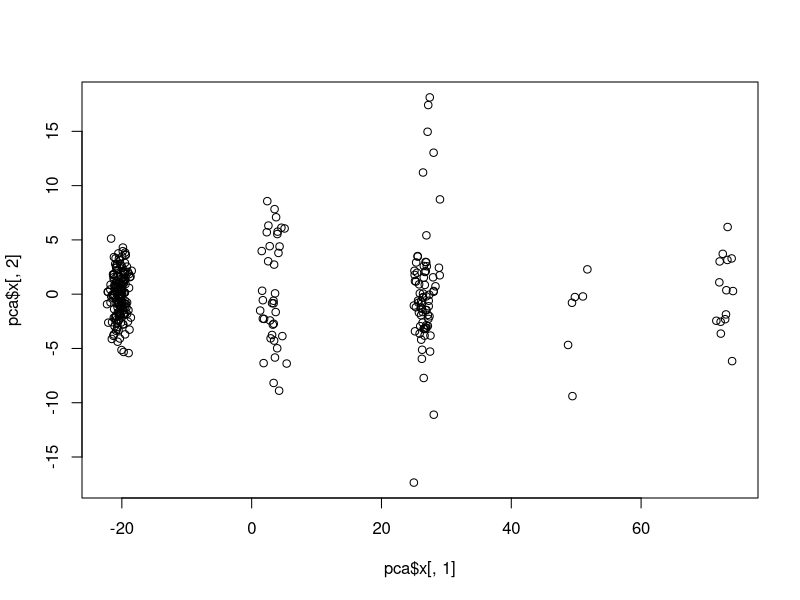

Source code (R): (Note: this script raises an error after producing the figure.)
mydata=read.table("PCA_ped.txt", header=T)
UIdx=which(mydata[,3]==0)
RIdx=which(mydata[,3]!=0)
d=mydata[,-c(1:6)]
D=scale(d, T, T)

UD=D[UIdx,]
pca=prcomp(UD)
plot(pca$x[,1], pca$x[,2])

E=eigen(cor(UD))
pc1=D[RIdx,]%*%E$vector[,1]
pc2=D[RIdx,]%*%E$vector[,2]

plot(pc1,pc2)

myphe=read.table("phe.txt", header=T)
model=glm(family=binomial, myphe[,3]~pc1)
